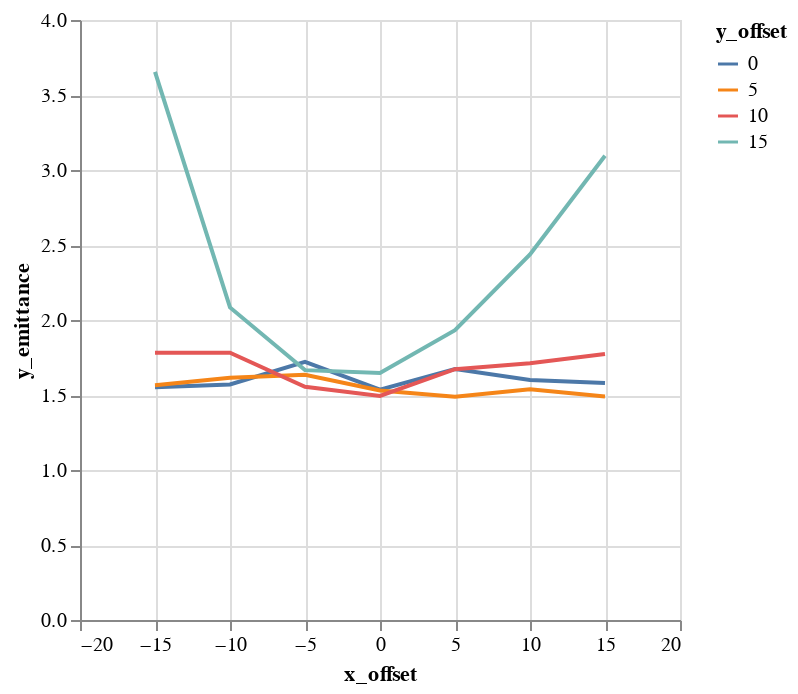

Notebook code for this chart:
### Code cell
alt.Chart(emit_df).mark_line().encode(
    color='y_offset:N',
    x='x_offset',
    y='y_emittance',
)

### Figure 1 — Vega-Lite specification as saved in the notebook (floating-point values rounded to 4 significant figures)
{"$schema": "https://vega.github.io/schema/vega-lite/v1.2.1.json", "data": {"values": [{"losses": 166, "relbeta": 0.002308, "sourceID": 16777222, "sourceName": "x_-15_y_0", "x_emittance": 1.614, "x_emittance_rel": 0.9955, "x_norm_emittance": 0.003725, "x_offset": -15, "y_emittance": 1.552, "y_emittance_rel": 0.987, "y_norm_emittance": 0.003582, "y_offset": 0}, {"losses": 156, "relbeta": 0.002308, "sourceID": 16777229, "sourceName": "x_-15_y_5", "x_emittance": 1.589, "x_emittance_rel": 0.9977, "x_norm_emittance": 0.003669, "x_offset": -15, "y_emittance": 1.566, "y_emittance_rel": 0.9824, "y_norm_emittance": 0.003614, "y_offset": 5}, {"losses": 158, "relbeta": 0.002308, "sourceID": 16777236, "sourceName": "x_-15_y_10", "x_emittance": 2.059, "x_emittance_rel": 1.273, "x_norm_emittance": 0.004752, "x_offset": -15, "y_emittance": 1.781, "y_emittance_rel": 1.115, "y_norm_emittance": 0.004111, "y_offset": 10}, {"losses": 144, "relbeta": 0.002309, "sourceID": 16777243, "sourceName": "x_-15_y_15", "x_emittance": 2.979, "x_emittance_rel": 1.782, "x_norm_emittance": 0.006876, "x_offset": -15, "y_emittance": 3.654, "y_emittance_rel": 2.198, "y_norm_emittance": 0.008434, "y_offset": 15}, {"losses": 2, "relbeta": 0.002308, "sourceID": 16777220, "sourceName": "x_-10_y_0", "x_emittance": 1.711, "x_emittance_rel": 1.075, "x_norm_emittance": 0.003949, "x_offset": -10, "y_emittance": 1.57, "y_emittance_rel": 1.011, "y_norm_emittance": 0.003625, "y_offset": 0}, {"losses": 2, "relbeta": 0.002308, "sourceID": 16777227, "sourceName": "x_-10_y_5", "x_emittance": 1.702, "x_emittance_rel": 1.055, "x_norm_emittance": 0.003928, "x_offset": -10, "y_emittance": 1.614, "y_emittance_rel": 1.022, "y_norm_emittance": 0.003727, "y_offset": 5}, {"losses": 3, "relbeta": 0.002308, "sourceID": 16777234, "sourceName": "x_-10_y_10", "x_emittance": 1.714, "x_emittance_rel": 1.153, "x_norm_emittance": 0.003957, "x_offset": -10, "y_emittance": 1.781, "y_emittance_rel": 1.07, "y_norm_emittance": 0.004112, "y_offset": 10}, {"losses": 1, "relbeta": 0.002308, "sourceID": 16777241, "sourceName": "x_-10_y_15", "x_emittance": 1.977, "x_emittance_rel": 1.364, "x_norm_emittance": 0.004564, "x_offset": -10, "y_emittance": 2.084, "y_emittance_rel": 1.275, "y_norm_emittance": 0.00481, "y_offset": 15}, {"losses": 0, "relbeta": 0.002308, "sourceID": 16777218, "sourceName": "x_-5_y_0", "x_emittance": 1.678, "x_emittance_rel": 1.001, "x_norm_emittance": 0.003874, "x_offset": -5, "y_emittance": 1.721, "y_emittance_rel": 1.002, "y_norm_emittance": 0.003974, "y_offset": 0}, {"losses": 0, "relbeta": 0.002308, "sourceID": 16777225, "sourceName": "x_-5_y_5", "x_emittance": 1.532, "x_emittance_rel": 1.005, "x_norm_emittance": 0.003536, "x_offset": -5, "y_emittance": 1.635, "y_emittance_rel": 1.005, "y_norm_emittance": 0.003773, "y_offset": 5}, {"losses": 0, "relbeta": 0.002308, "sourceID": 16777232, "sourceName": "x_-5_y_10", "x_emittance": 1.535, "x_emittance_rel": 1.016, "x_norm_emittance": 0.003544, "x_offset": -5, "y_emittance": 1.555, "y_emittance_rel": 1.006, "y_norm_emittance": 0.003589, "y_offset": 10}, {"losses": 0, "relbeta": 0.002308, "sourceID": 16777239, "sourceName": "x_-5_y_15", "x_emittance": 1.824, "x_emittance_rel": 1.078, "x_norm_emittance": 0.004211, "x_offset": -5, "y_emittance": 1.666, "y_emittance_rel": 1.107, "y_norm_emittance": 0.003846, "y_offset": 15}, {"losses": 0, "relbeta": 0.002308, "sourceID": 16777216, "sourceName": "x_0_y_0", "x_emittance": 1.542, "x_emittance_rel": 1.001, "x_norm_emittance": 0.00356, "x_offset": 0, "y_emittance": 1.536, "y_emittance_rel": 0.9997, "y_norm_emittance": 0.003546, "y_offset": 0}, {"losses": 0, "relbeta": 0.002308, "sourceID": 16777223, "sourceName": "x_0_y_5", "x_emittance": 1.551, "x_emittance_rel": 1.007, "x_norm_emittance": 0.003582, "x_offset": 0, "y_emittance": 1.53, "y_emittance_rel": 0.997, "y_norm_emittance": 0.003533, "y_offset": 5}, {"losses": 0, "relbeta": 0.002308, "sourceID": 16777230, "sourceName": "x_0_y_10", "x_emittance": 1.434, "x_emittance_rel": 1.022, "x_norm_emittance": 0.003311, "x_offset": 0, "y_emittance": 1.493, "y_emittance_rel": 1.012, "y_norm_emittance": 0.003448, "y_offset": 10}, {"losses": 0, "relbeta": 0.002308, "sourceID": 16777237, "sourceName": "x_0_y_15", "x_emittance": 1.801, "x_emittance_rel": 1.018, "x_norm_emittance": 0.004157, "x_offset": 0, "y_emittance": 1.647, "y_emittance_rel": 1.021, "y_norm_emittance": 0.003802, "y_offset": 15}, {"losses": 0, "relbeta": 0.002308, "sourceID": 16777217, "sourceName": "x_5_y_0", "x_emittance": 1.555, "x_emittance_rel": 1.003, "x_norm_emittance": 0.00359, "x_offset": 5, "y_emittance": 1.673, "y_emittance_rel": 0.9994, "y_norm_emittance": 0.003863, "y_offset": 0}, {"losses": 0, "relbeta": 0.002308, "sourceID": 16777224, "sourceName": "x_5_y_5", "x_emittance": 1.622, "x_emittance_rel": 1.012, "x_norm_emittance": 0.003744, "x_offset": 5, "y_emittance": 1.488, "y_emittance_rel": 1.01, "y_norm_emittance": 0.003435, "y_offset": 5}, {"losses": 0, "relbeta": 0.002308, "sourceID": 16777231, "sourceName": "x_5_y_10", "x_emittance": 1.514, "x_emittance_rel": 1.035, "x_norm_emittance": 0.003494, "x_offset": 5, "y_emittance": 1.672, "y_emittance_rel": 1.049, "y_norm_emittance": 0.00386, "y_offset": 10}, {"losses": 0, "relbeta": 0.002308, "sourceID": 16777238, "sourceName": "x_5_y_15", "x_emittance": 1.871, "x_emittance_rel": 1.17, "x_norm_emittance": 0.004318, "x_offset": 5, "y_emittance": 1.932, "y_emittance_rel": 1.228, "y_norm_emittance": 0.004461, "y_offset": 15}, {"losses": 0, "relbeta": 0.002309, "sourceID": 16777219, "sourceName": "x_10_y_0", "x_emittance": 1.585, "x_emittance_rel": 1.043, "x_norm_emittance": 0.003659, "x_offset": 10, "y_emittance": 1.6, "y_emittance_rel": 1.0, "y_norm_emittance": 0.003693, "y_offset": 0}, {"losses": 0, "relbeta": 0.002308, "sourceID": 16777226, "sourceName": "x_10_y_5", "x_emittance": 1.494, "x_emittance_rel": 1.032, "x_norm_emittance": 0.003448, "x_offset": 10, "y_emittance": 1.538, "y_emittance_rel": 1.021, "y_norm_emittance": 0.00355, "y_offset": 5}, {"losses": 0, "relbeta": 0.002308, "sourceID": 16777233, "sourceName": "x_10_y_10", "x_emittance": 1.856, "x_emittance_rel": 1.065, "x_norm_emittance": 0.004284, "x_offset": 10, "y_emittance": 1.711, "y_emittance_rel": 1.061, "y_norm_emittance": 0.00395, "y_offset": 10}, {"losses": 0, "relbeta": 0.002308, "sourceID": 16777240, "sourceName": "x_10_y_15", "x_emittance": 2.365, "x_emittance_rel": 1.504, "x_norm_emittance": 0.00546, "x_offset": 10, "y_emittance": 2.437, "y_emittance_rel": 1.613, "y_norm_emittance": 0.005627, "y_offset": 15}, {"losses": 0, "relbeta": 0.002308, "sourceID": 16777221, "sourceName": "x_15_y_0", "x_emittance": 2.129, "x_emittance_rel": 1.42, "x_norm_emittance": 0.004914, "x_offset": 15, "y_emittance": 1.58, "y_emittance_rel": 1.001, "y_norm_emittance": 0.003646, "y_offset": 0}, {"losses": 1, "relbeta": 0.002308, "sourceID": 16777228, "sourceName": "x_15_y_5", "x_emittance": 2.059, "x_emittance_rel": 1.31, "x_norm_emittance": 0.004753, "x_offset": 15, "y_emittance": 1.491, "y_emittance_rel": 1.003, "y_norm_emittance": 0.003441, "y_offset": 5}, {"losses": 0, "relbeta": 0.002308, "sourceID": 16777235, "sourceName": "x_15_y_10", "x_emittance": 1.999, "x_emittance_rel": 1.232, "x_norm_emittance": 0.004614, "x_offset": 15, "y_emittance": 1.773, "y_emittance_rel": 1.097, "y_norm_emittance": 0.004094, "y_offset": 10}, {"losses": 0, "relbeta": 0.002308, "sourceID": 16777242, "sourceName": "x_15_y_15", "x_emittance": 2.604, "x_emittance_rel": 1.719, "x_norm_emittance": 0.006012, "x_offset": 15, "y_emittance": 3.095, "y_emittance_rel": 1.95, "y_norm_emittance": 0.007145, "y_offset": 15}]}, "encoding": {"color": {"field": "y_offset", "type": "nominal"}, "x": {"field": "x_offset", "type": "quantitative"}, "y": {"field": "y_emittance", "type": "quantitative"}}, "mark": "line"}
